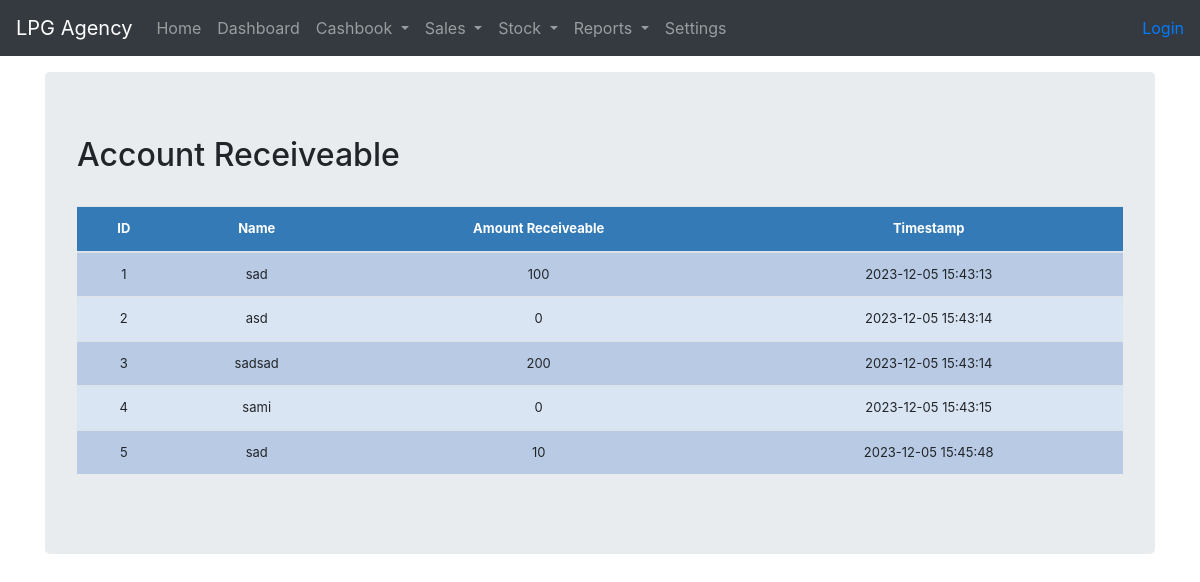
Before: /account_receiveable/ with the older database file.
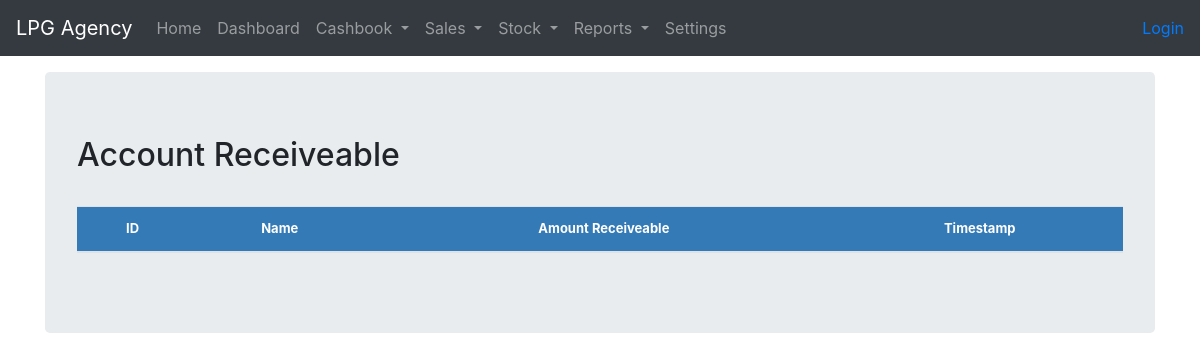
After: the same page with the newer database file.
### stockmgmt/models.py (models this page shows, shortened)
class Sale(models.Model):
    stock = models.ForeignKey(Stock, on_delete=models.CASCADE)
    sale_quantity = models.IntegerField()
    sale_date = models.DateTimeField(auto_now_add=True)
    rate= models.IntegerField()
    received_by = models.CharField(max_length=50, blank=True, null=True)
    Date_time = models.DateTimeField(auto_now_add=False, auto_now=True)
    account_recieveable = models.IntegerField(default='0', blank=True, null=True)

### stockmgmt/views.py (the view)
# urls.py: path('account_receiveable/', views.account_receiveable, name='account_receiveable'),
def account_receiveable(request):
    account_recieveable_values = Sale.objects.all().values('id', 'account_recieveable', 'Date_time','received_by')
    context = {
        'account_recieveable_values': account_recieveable_values,
    }
    return render(request, "account_recieveable.html", context)

### stockmgmt/templates/account_recieveable.html
{% extends 'base.html' %}
{% block content %}
    <h2>Account Receiveable</h2>
    <br>
    <table class='table'>
        <thead>
            <tr>
                <th>ID</th>
                <th>Name</th>
                <th>Amount Receiveable</th>
                <th>Timestamp</th>
            </tr>
        </thead>
        <tbody>
            {% for entry in account_recieveable_values %}
                <tr>
                    <td>{{ entry.id }}</td>
                    <td>{{ entry.received_by }}</td>
                    <td>{{ entry.account_recieveable }}</td>
                    <td>{{ entry.Date_time|date:"Y-m-d H:i:s" }}</td>
                </tr>
            {% endfor %}
        </tbody>
    </table>
{% endblock %}

Changed rows visible on the page:
removed Sale: id "1", received_by "sad", account_recieveable "100", Date_time "2023-12-05 15:43:13"
removed Sale: id "2", received_by "asd", account_recieveable "0", Date_time "2023-12-05 15:43:14"
removed Sale: id "3", received_by "sadsad", account_recieveable "200", Date_time "2023-12-05 15:43:14"
removed Sale: id "4", received_by "sami", account_recieveable "0", Date_time "2023-12-05 15:43:15"
removed Sale: id "5", received_by "sad", account_recieveable "10", Date_time "2023-12-05 15:45:48"
